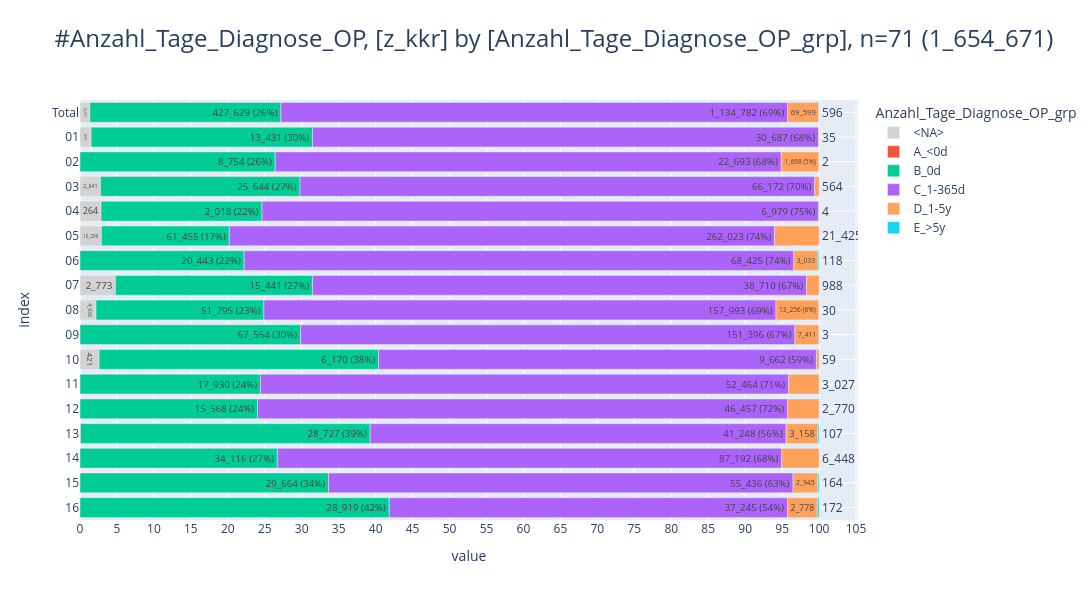

Notebook cell for this chart:
### Markdown cell above
### <a id='toc1_3_2_'></a>[Tagesabstand](#toc0_)
- **Werte für Gruppierung nach Tagesabstand**
  - `A_<0d` - Wert negativ
  - `B_0d` - Wert ist 0
  - `C_1-365d` - Wert ist 1-365 Tage
  - `D_1-10y` - Wert ist 1-10 Jahre
  - `E_>10y` - Wert ist > 10 Jahre

### Code cell
display_delay(con, delay="Anzahl_Tage_Diagnose_OP", table="OP")

### Figure 1 — Plotly figure (JSON) as saved in the notebook; plotly's stock layout.template omitted (floating-point values rounded to 4 significant figures)
{"data": [{"hovertemplate": "col=<NA><br>value=%{x}<br>index=%{y}<br>cnt_pct_bar_str=%{text}<extra></extra>", "legendgroup": "<NA>", "marker": {"color": "lightgray", "pattern": {"shape": ""}}, "name": "<NA>", "orientation": "h", "showlegend": true, "text": ["22_013", "673", "2_641", "264", "10_299", "2_773", "4_938", "3", "421", "1"], "textposition": "auto", "type": "bar", "x": [22013, 673, 2641, 264, 10299, 2773, 4938, 3, 421, 1], "xaxis": "x", "y": [" Total", "01", "03", "04", "05", "07", "08", "09", "10", "16"], "yaxis": "y"}, {"hovertemplate": "col=A_<0d<br>value=%{x}<br>index=%{y}<br>cnt_pct_bar_str=%{text}<extra></extra>", "legendgroup": "A_<0d", "marker": {"color": "#EF553B", "pattern": {"shape": ""}}, "name": "A_<0d", "orientation": "h", "showlegend": true, "text": ["52", "52"], "textposition": "auto", "type": "bar", "x": [52, 52], "xaxis": "x", "y": [" Total", "13"], "yaxis": "y"}, {"hovertemplate": "col=B_0d<br>value=%{x}<br>index=%{y}<br>cnt_pct_bar_str=%{text}<extra></extra>", "legendgroup": "B_0d", "marker": {"color": "#00CC96", "pattern": {"shape": ""}}, "name": "B_0d", "orientation": "h", "showlegend": true, "text": ["427_629 (26%)", "13_431 (30%)", "8_754 (26%)", "25_644 (27%)", "2_018 (22%)", "61_455 (17%)", "20_443 (22%)", "15_441 (27%)", "51_795 (23%)", "67_554 (30%)", "6_170 (38%)", "17_930 (24%)", "15_568 (24%)", "28_727 (39%)", "34_116 (27%)", "29_664 (34%)", "28_919 (42%)"], "textposition": "auto", "type": "bar", "x": [427629, 13431, 8754, 25644, 2018, 61455, 20443, 15441, 51795, 67554, 6170, 17930, 15568, 28727, 34116, 29664, 28919], "xaxis": "x", "y": [" Total", "01", "02", "03", "04", "05", "06", "07", "08", "09", "10", "11", "12", "13", "14", "15", "16"], "yaxis": "y"}, {"hovertemplate": "col=C_1-365d<br>value=%{x}<br>index=%{y}<br>cnt_pct_bar_str=%{text}<extra></extra>", "legendgroup": "C_1-365d", "marker": {"color": "#AB63FA", "pattern": {"shape": ""}}, "name": "C_1-365d", "orientation": "h", "showlegend": true, "text": ["1_134_782 (69%)", "30_687 (68%)", "22_693 (68%)", "66_172 (70%)", "6_979 (75%)", "262_023 (74%)", "68_425 (74%)", "38_710 (67%)", "157_993 (69%)", "151_396 (67%)", "9_662 (59%)", "52_464 (71%)", "46_457 (72%)", "41_248 (56%)", "87_192 (68%)", "55_436 (63%)", "37_245 (54%)"], "textposition": "auto", "type": "bar", "x": [1134782, 30687, 22693, 66172, 6979, 262023, 68425, 38710, 157993, 151396, 9662, 52464, 46457, 41248, 87192, 55436, 37245], "xaxis": "x", "y": [" Total", "01", "02", "03", "04", "05", "06", "07", "08", "09", "10", "11", "12", "13", "14", "15", "16"], "yaxis": "y"}, {"hovertemplate": "col=D_1-5y<br>value=%{x}<br>index=%{y}<br>cnt_pct_bar_str=%{text}<extra></extra>", "legendgroup": "D_1-5y", "marker": {"color": "#FFA15A", "pattern": {"shape": ""}}, "name": "D_1-5y", "orientation": "h", "showlegend": true, "text": ["69_599", "35", "1_698 (5%)", "564", "4", "21_425 (6%)", "3_033", "988", "13_256 (6%)", "7_411", "59", "3_027", "2_770", "3_158", "6_448 (5%)", "2_945", "2_778"], "textposition": "auto", "type": "bar", "x": [69599, 35, 1698, 564, 4, 21425, 3033, 988, 13256, 7411, 59, 3027, 2770, 3158, 6448, 2945, 2778], "xaxis": "x", "y": [" Total", "01", "02", "03", "04", "05", "06", "07", "08", "09", "10", "11", "12", "13", "14", "15", "16"], "yaxis": "y"}, {"hovertemplate": "col=E_>5y<br>value=%{x}<br>index=%{y}<br>cnt_pct_bar_str=%{text}<extra></extra>", "legendgroup": "E_>5y", "marker": {"color": "#19D3F3", "pattern": {"shape": ""}}, "name": "E_>5y", "orientation": "h", "showlegend": true, "text": ["596", "2", "118", "30", "3", "107", "164", "172"], "textposition": "auto", "type": "bar", "x": [596, 2, 118, 30, 3, 107, 164, 172], "xaxis": "x", "y": [" Total", "02", "06", "08", "09", "13", "15", "16"], "yaxis": "y"}], "layout": {"barmode": "relative", "barnorm": "percent", "height": 600, "legend": {"title": {"text": "Anzahl_Tage_Diagnose_OP_grp"}, "tracegroupgap": 0, "traceorder": "normal"}, "title": {"font": {"size": 24}, "text": "#Anzahl_Tage_Diagnose_OP, [z_kkr] by [Anzahl_Tage_Diagnose_OP_grp], n=71 (1_654_671)", "xanchor": "left", "y": 0.95, "yanchor": "top"}, "width": 1500, "xaxis": {"anchor": "y", "domain": [0, 1], "dtick": 5, "gridwidth": 1, "showgrid": true, "title": {"text": "value"}}, "yaxis": {"anchor": "x", "categoryarray": ["16", "15", "14", "13", "12", "11", "10", "09", "08", "07", "06", "05", "04", "03", "02", "01", " Total"], "categoryorder": "array", "domain": [0, 1], "gridwidth": 1, "showgrid": true, "title": {"text": "index"}}}}
